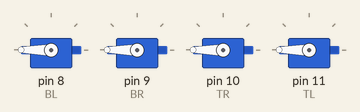
This sketch was run on a simulated Arduino Uno, built with avr-gcc and run on an emulated ATmega328P. Parts: 4 × servo.

Above: at 0.05 s.
At 2.0 s:
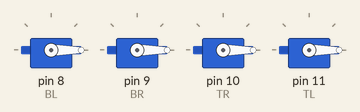
Timing chart, 0 to 4.6 s (numbered marks = the images above):
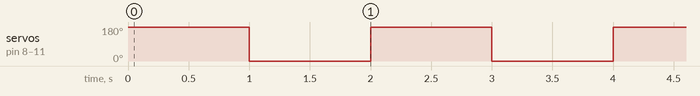

Measured:
- by itself, servo on pin 8 (BL), servo on pin 9 (BR), servo on pin 10 (TR), servo on pin 11 (TL): alternates 180° for 1.0 s and 0° for 1.0 s

The sketch:

OttoRobot_v1.1.ino
```cpp
#include <Servo.h>  //Servo library

Servo BL, BR, TR, TL;     //BL=Bottom Left, BR=Bottom Right, Tr=Top Right and TL=Top Left
int servoDelay = 1000;    // delay time for the servo
int servoAngleMax = 180;  // Max angle for the servo motor
int servoAngleHalf = 90;  //Half angle for the sevo motor
int servoMin = 0;         //Min angle for the servo motor

void setup() {
  BL.attach(8);
  BR.attach(9);
  TR.attach(10);
  TL.attach(11);
}

void loop() {
  BL.write(servoAngleMax);
  BR.write(servoAngleMax);
  TR.write(servoAngleMax);
  TL.write(servoAngleMax);

  delay(servoDelay);

  BL.write(servoMin);
  BR.write(servoMin);
  TR.write(servoMin);
  TL.write(servoMin);

  delay(servoDelay);
}
//version 1.1
//Made by Aadhav Saravanan
//
```
